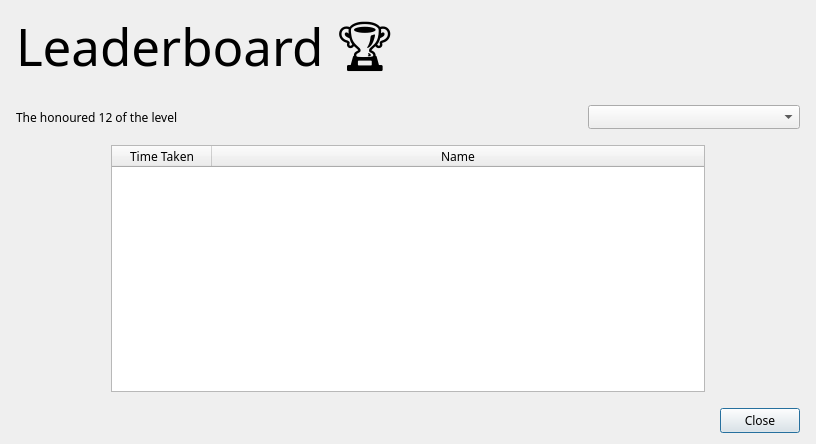
<?xml version="1.0" encoding="UTF-8"?>
<ui version="4.0">
 <class>LeaderBoard</class>
 <widget class="QDialog" name="LeaderBoard">
  <property name="windowModality">
   <enum>Qt::WindowModality::WindowModal</enum>
  </property>
  <property name="geometry">
   <rect>
    <x>0</x>
    <y>0</y>
    <width>816</width>
    <height>444</height>
   </rect>
  </property>
  <property name="minimumSize">
   <size>
    <width>816</width>
    <height>444</height>
   </size>
  </property>
  <property name="maximumSize">
   <size>
    <width>10000000</width>
    <height>1000000</height>
   </size>
  </property>
  <property name="font">
   <font>
    <family>Comfortaa</family>
    <hintingpreference>PreferNoHinting</hintingpreference>
   </font>
  </property>
  <property name="windowTitle">
   <string>Leaderboard</string>
  </property>
  <property name="windowIcon">
   <iconset resource="../assets/assets.qrc">
    <normaloff>:/base/images/wikiLYNX_logo.svg</normaloff>:/base/images/wikiLYNX_logo.svg</iconset>
  </property>
  <layout class="QVBoxLayout" name="verticalLayout">
   <item>
    <layout class="QHBoxLayout" name="layout0">
     <property name="sizeConstraint">
      <enum>QLayout::SizeConstraint::SetFixedSize</enum>
     </property>
     <property name="leftMargin">
      <number>5</number>
     </property>
     <property name="topMargin">
      <number>0</number>
     </property>
     <property name="rightMargin">
      <number>5</number>
     </property>
     <item>
      <widget class="QLabel" name="mainLabel">
       <property name="font">
        <font>
         <family>Courier Prime</family>
         <pointsize>38</pointsize>
         <bold>false</bold>
         <hintingpreference>PreferNoHinting</hintingpreference>
        </font>
       </property>
       <property name="text">
        <string>Leaderboard 🏆</string>
       </property>
       <property name="textInteractionFlags">
        <set>Qt::TextInteractionFlag::NoTextInteraction</set>
       </property>
      </widget>
     </item>
     <item>
      <widget class="QPushButton" name="appLogo">
       <property name="maximumSize">
        <size>
         <width>100</width>
         <height>70</height>
        </size>
       </property>
       <property name="text">
        <string/>
       </property>
       <property name="icon">
        <iconset resource="../assets/assets.qrc">
         <normaloff>:/base/images/wikiLYNX_logo.svg</normaloff>:/base/images/wikiLYNX_logo.svg</iconset>
       </property>
       <property name="iconSize">
        <size>
         <width>100</width>
         <height>100</height>
        </size>
       </property>
       <property name="autoDefault">
        <bool>false</bool>
       </property>
       <property name="flat">
        <bool>true</bool>
       </property>
      </widget>
     </item>
    </layout>
   </item>
   <item>
    <layout class="QHBoxLayout" name="layout1">
     <property name="leftMargin">
      <number>5</number>
     </property>
     <property name="rightMargin">
      <number>5</number>
     </property>
     <item>
      <widget class="QLabel" name="label">
       <property name="sizePolicy">
        <sizepolicy hsizetype="Preferred" vsizetype="Preferred">
         <horstretch>0</horstretch>
         <verstretch>0</verstretch>
        </sizepolicy>
       </property>
       <property name="font">
        <font>
         <family>Courier Prime</family>
         <hintingpreference>PreferNoHinting</hintingpreference>
        </font>
       </property>
       <property name="text">
        <string>The honoured 12 of the level</string>
       </property>
      </widget>
     </item>
     <item>
      <widget class="QComboBox" name="levelSelect">
       <property name="sizePolicy">
        <sizepolicy hsizetype="Fixed" vsizetype="Fixed">
         <horstretch>0</horstretch>
         <verstretch>0</verstretch>
        </sizepolicy>
       </property>
       <property name="maximumSize">
        <size>
         <width>212</width>
         <height>24</height>
        </size>
       </property>
       <property name="toolTip">
        <string>Select Level</string>
       </property>
       <property name="placeholderText">
        <string>Level</string>
       </property>
      </widget>
     </item>
    </layout>
   </item>
   <item>
    <layout class="QGridLayout" name="layout2">
     <property name="leftMargin">
      <number>100</number>
     </property>
     <property name="topMargin">
      <number>10</number>
     </property>
     <property name="rightMargin">
      <number>100</number>
     </property>
     <property name="bottomMargin">
      <number>10</number>
     </property>
     <item row="0" column="0">
      <widget class="QTableWidget" name="table">
       <property name="sizeAdjustPolicy">
        <enum>QAbstractScrollArea::SizeAdjustPolicy::AdjustIgnored</enum>
       </property>
       <property name="editTriggers">
        <set>QAbstractItemView::EditTrigger::NoEditTriggers</set>
       </property>
       <attribute name="horizontalHeaderVisible">
        <bool>true</bool>
       </attribute>
       <attribute name="horizontalHeaderShowSortIndicator" stdset="0">
        <bool>true</bool>
       </attribute>
       <attribute name="horizontalHeaderStretchLastSection">
        <bool>true</bool>
       </attribute>
       <attribute name="verticalHeaderVisible">
        <bool>false</bool>
       </attribute>
       <column>
        <property name="text">
         <string>Time Taken</string>
        </property>
       </column>
       <column>
        <property name="text">
         <string>Name</string>
        </property>
       </column>
      </widget>
     </item>
    </layout>
   </item>
   <item>
    <layout class="QHBoxLayout" name="layout3">
     <property name="leftMargin">
      <number>5</number>
     </property>
     <property name="rightMargin">
      <number>5</number>
     </property>
     <item>
      <spacer name="horizontalSpacer">
       <property name="orientation">
        <enum>Qt::Orientation::Horizontal</enum>
       </property>
       <property name="sizeHint" stdset="0">
        <size>
         <width>40</width>
         <height>20</height>
        </size>
       </property>
      </spacer>
     </item>
     <item>
      <widget class="QPushButton" name="closeButton">
       <property name="maximumSize">
        <size>
         <width>100</width>
         <height>16777215</height>
        </size>
       </property>
       <property name="toolTip">
        <string>Close this Dialog</string>
       </property>
       <property name="layoutDirection">
        <enum>Qt::LayoutDirection::LeftToRight</enum>
       </property>
       <property name="text">
        <string>Close</string>
       </property>
       <property name="icon">
        <iconset theme="close"/>
       </property>
      </widget>
     </item>
    </layout>
   </item>
  </layout>
 </widget>
 <resources>
  <include location="../assets/assets.qrc"/>
 </resources>
 <connections/>
</ui>
